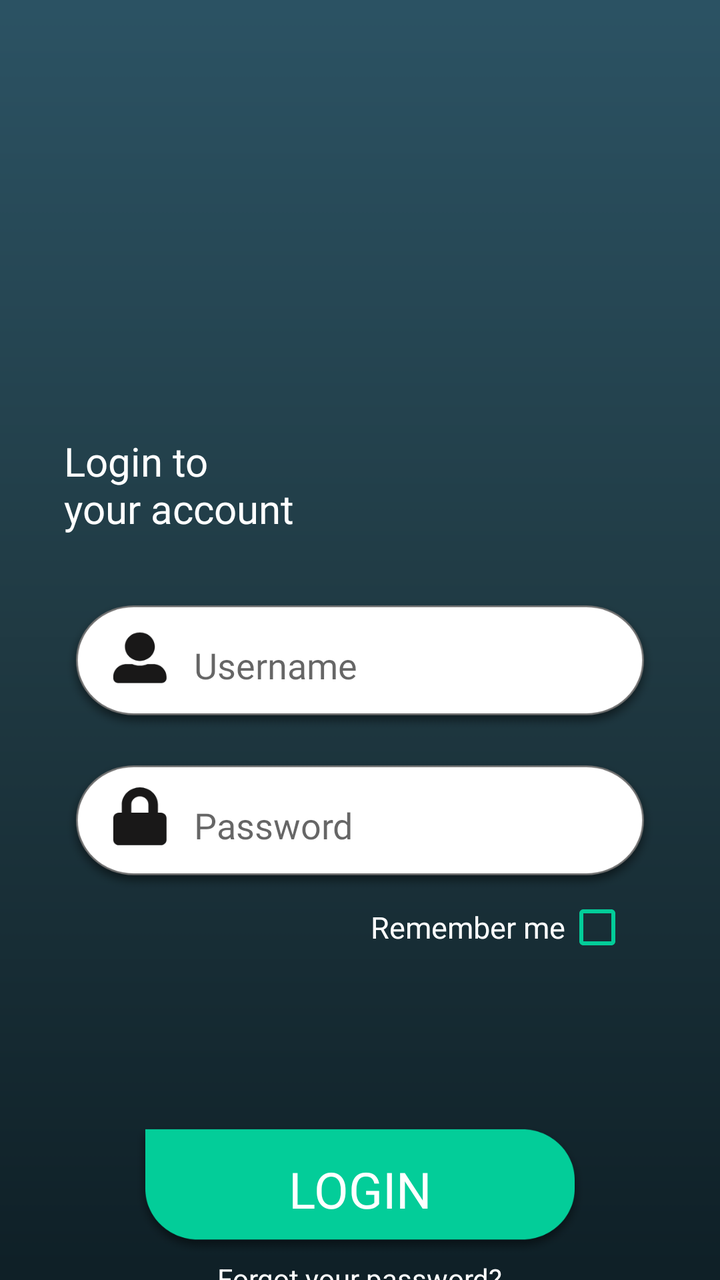
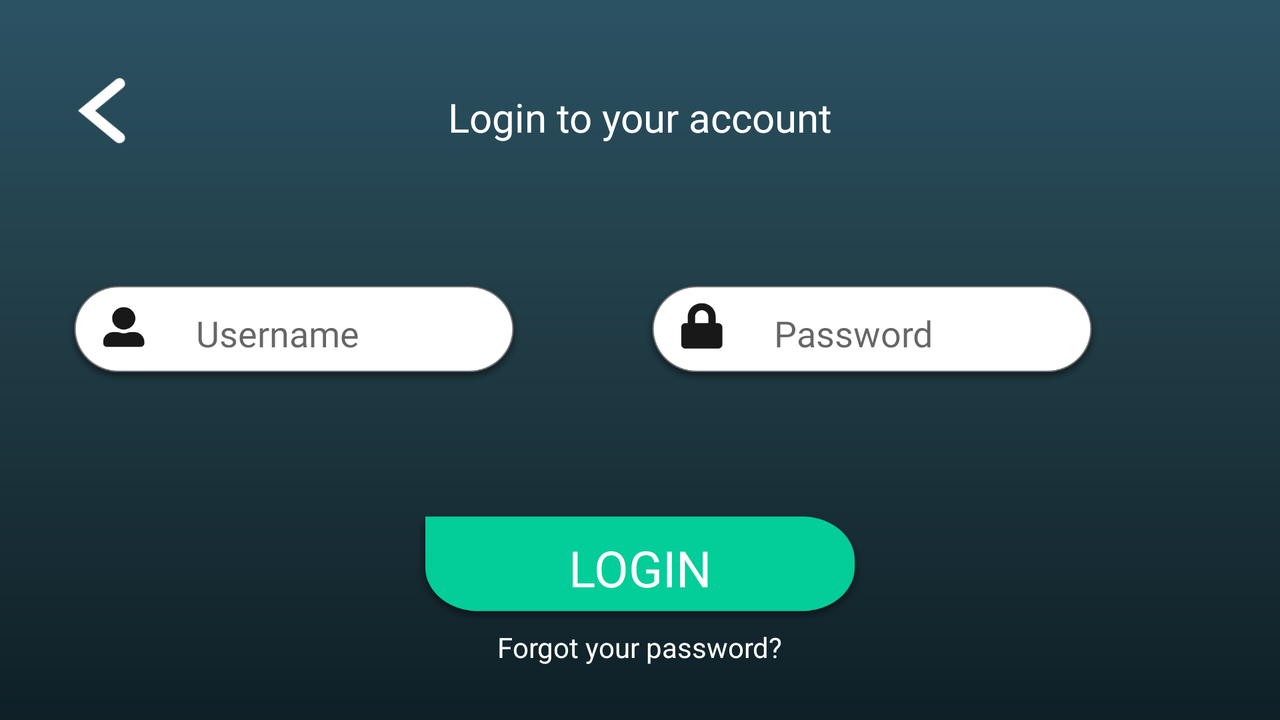

First picture: res/layout/ on a phone held upright. Second picture: the repository's own variant of that layout, on a device whose configuration matches the variant's folder. Source for both follows.
<!-- AndroidManifest.xml: application theme AppTheme -->
<!-- res/layout/activity_loginscreen.xml -->
<?xml version="1.0" encoding="utf-8"?>
<androidx.constraintlayout.widget.ConstraintLayout
    xmlns:android="http://schemas.android.com/apk/res/android"
    xmlns:app="http://schemas.android.com/apk/res-auto"
    xmlns:tools="http://schemas.android.com/tools"
    android:layout_width="match_parent"
    android:layout_height="match_parent"
    android:background="@drawable/background"
    tools:context=".MainActivity"
    android:orientation="vertical">


    <Button
        android:id="@+id/btn_back"
        android:layout_width="40dp"
        android:layout_height="35dp"
        android:layout_marginStart="32dp"
        android:background="@drawable/ic_arrow_back_black_24dp"
        app:layout_constraintStart_toStartOf="parent"
        app:layout_constraintTop_toTopOf="parent"
        android:layout_marginTop="32dp"/>

    <TextView
        android:id="@+id/txt_logo"
        android:layout_width="wrap_content"
        android:layout_height="wrap_content"
        android:fontFamily="@font/arbfonts_abdo_master_medium"
        android:text="Login to\nyour account"
        android:textColor="@color/colorWhite"
        android:textSize="20sp"
        app:layout_constraintStart_toStartOf="@+id/btn_back"
        app:layout_constraintTop_toBottomOf="@+id/btn_back"
        android:paddingTop="150dp"/>


    <EditText
        android:id="@+id/etxt_username"
        android:layout_width="300dp"
        android:layout_height="70dp"
        android:background="@drawable/username"
        android:fontFamily="@font/arbfonts_abdo_master_medium"
        android:hint="Username"
        android:inputType="text"
        android:paddingLeft="67dp"
        android:paddingRight="25dp"
        android:textColor="@color/colorBlack"
        android:textSize="18sp"
        app:layout_constraintRight_toRightOf="parent"
        app:layout_constraintLeft_toLeftOf="parent"
        app:layout_constraintTop_toBottomOf="@+id/txt_logo"
        android:layout_marginTop="30dp"/>

    <EditText
        android:id="@+id/etxt_password"
        android:layout_width="300dp"
        android:layout_height="70dp"
        android:background="@drawable/password"
        android:fontFamily="@font/arbfonts_abdo_master_medium"
        android:hint="Password"
        android:inputType="textPassword"
        android:paddingLeft="67dp"
        android:layout_marginTop="10dp"
        android:paddingRight="25dp"
        android:textColor="@color/colorBlack"
        android:textSize="18sp"
        app:layout_constraintRight_toRightOf="parent"
        app:layout_constraintLeft_toLeftOf="parent"
        app:layout_constraintTop_toBottomOf="@+id/etxt_username"/>

    <CheckBox
        android:id="@+id/cb_remeber"
        android:layout_width="wrap_content"
        android:layout_height="wrap_content"
        android:buttonTint="@color/colorGreen"
        android:fontFamily="@font/arbfonts_hacen_samra_it"
        android:layoutDirection="rtl"
        android:text="Remember me"
        android:textColor="@color/colorWhite"
        android:textSize="15sp"
        app:layout_constraintRight_toRightOf="parent"
        app:layout_constraintLeft_toLeftOf="parent"
        app:layout_constraintTop_toBottomOf="@+id/etxt_password"
        android:layout_marginLeft="140dp"/>



    <Button
        android:id="@+id/btn_login"
        android:layout_width="230dp"
        android:layout_height="70dp"
        android:background="@drawable/btn_login"
        android:fontFamily="@font/arbfonts_abdo_master_regular"
        android:text="Login"
        android:textColor="@color/colorWhite"
        android:textSize="25dp"
        app:layout_constraintRight_toRightOf="parent"
        app:layout_constraintLeft_toLeftOf="parent"
        app:layout_constraintTop_toBottomOf="@+id/cb_remeber"
        android:layout_marginTop="80dp"/>

    <TextView
        android:id="@+id/tvForgot"
        android:layout_width="wrap_content"
        android:layout_height="wrap_content"
        android:text="Forgot your password?"
        android:textColor="@color/colorWhite"
        android:textSize="14sp"
        app:layout_constraintRight_toRightOf="parent"
        app:layout_constraintLeft_toLeftOf="parent"
        app:layout_constraintTop_toBottomOf="@+id/btn_login"/>

</androidx.constraintlayout.widget.ConstraintLayout>
<!-- resources referenced by this layout -->
<resources>
  <color name="colorBlack">#070707</color>
  <color name="colorGreen">#03CD99</color>
  <color name="colorWhite">#FFFFFF</color>
  <!-- drawable background: png bitmap (drawable-hdpi, 16109 bytes) -->
  <!-- drawable btn_login: png bitmap (drawable-hdpi, 6219 bytes) -->
  <!-- drawable password: png bitmap (drawable-hdpi, 9111 bytes) -->
  <!-- drawable username: png bitmap (drawable-hdpi, 9170 bytes) -->
  <style name="AppTheme" parent="Theme.AppCompat.DayNight.DarkActionBar">
          
          <item name="colorPrimary">@color/colorPrimary</item>
          <item name="colorPrimaryDark">@color/colorPrimaryDark</item>
          <item name="colorAccent">@color/colorAccent</item>
      </style>
  <color name="colorPrimary">#008577</color>
  <color name="colorPrimaryDark">#00574B</color>
  <color name="colorAccent">#D81B60</color>
</resources>
<!-- res/layout-land/activity_loginscreen.xml (the repository's variant of the layout above) -->
<!-- drawn on the phone turned sideways -->
<?xml version="1.0" encoding="utf-8"?>
<RelativeLayout
    xmlns:android="http://schemas.android.com/apk/res/android"
    xmlns:app="http://schemas.android.com/apk/res-auto"
    xmlns:tools="http://schemas.android.com/tools"
    android:layout_width="match_parent"
    android:layout_height="match_parent"
    android:background="@drawable/background"
    tools:context=".MainActivity">


    <Button
        android:id="@+id/btn_back"
        android:layout_width="25dp"
        android:layout_height="35dp"
        android:layout_marginLeft="39dp"
        android:layout_marginTop="38dp"
        android:background="@drawable/btn_back" />

    <TextView
        android:id="@+id/txt_logo"
        android:layout_width="wrap_content"
        android:layout_height="wrap_content"
        android:layout_centerHorizontal="true"
        android:layout_marginLeft="53dp"
        android:layout_marginTop="45dp"
        android:fontFamily="@font/arbfonts_abdo_master_medium"
        android:text="Login to your account"
        android:textColor="@color/colorWhite"
        android:textSize="20sp" />


    <EditText
        android:id="@+id/etxt_username"
        android:layout_width="232dp"
        android:layout_height="55dp"
        android:layout_below="@+id/txt_logo"
        android:layout_alignParentStart="true"
        android:layout_alignParentLeft="true"
        android:layout_marginStart="31dp"
        android:layout_marginLeft="31dp"
        android:layout_marginTop="67dp"
        android:background="@drawable/username"
        android:fontFamily="@font/arbfonts_abdo_master_medium"
        android:hint="Username"
        android:inputType="text"
        android:paddingLeft="67dp"
        android:paddingRight="25dp"
        android:textColor="@color/colorBlack"
        android:textSize="18dp" />

    <EditText
        android:id="@+id/etxt_password"
        android:layout_width="232dp"
        android:layout_height="55dp"
        android:layout_below="@id/txt_logo"
        android:layout_marginLeft="320dp"
        android:layout_marginTop="67dp"
        android:background="@drawable/password"
        android:fontFamily="@font/arbfonts_abdo_master_medium"
        android:hint="Password"
        android:inputType="textPassword"
        android:paddingLeft="67dp"
        android:paddingRight="25dp"
        android:textColor="@color/colorBlack"
        android:textSize="18dp" />

    <Button
        android:id="@+id/btn_login"
        android:layout_width="230dp"
        android:layout_height="60dp"
        android:layout_centerHorizontal="true"
        android:layout_below="@+id/etxt_password"
        android:layout_marginTop="60dp"
        android:background="@drawable/btn_login"
        android:fontFamily="@font/arbfonts_abdo_master_regular"
        android:text="Login"
        android:textColor="@color/colorWhite"
        android:textSize="25dp" />

    <TextView
        android:id="@+id/tv_Forgot"
        android:layout_width="wrap_content"
        android:layout_height="wrap_content"
        android:layout_centerHorizontal="true"
        android:layout_below="@+id/btn_login"
        android:text="Forgot your password?"
        android:textColor="@color/colorWhite"
        android:textSize="14sp" />

</RelativeLayout>
<!-- resources referenced by the variant -->
<!-- as the phone turned sideways resolves them -->
<resources>
  <color name="colorBlack">#070707</color>
  <color name="colorWhite">#FFFFFF</color>
  <!-- drawable background: png bitmap (drawable-hdpi, 16109 bytes) -->
  <!-- drawable btn_back: png bitmap (drawable-hdpi, 952 bytes) -->
  <!-- drawable btn_login: png bitmap (drawable-hdpi, 6219 bytes) -->
  <!-- drawable password: png bitmap (drawable-hdpi, 9111 bytes) -->
  <!-- drawable username: png bitmap (drawable-hdpi, 9170 bytes) -->
  <style name="AppTheme" parent="Theme.AppCompat.DayNight.DarkActionBar">
          
          <item name="colorPrimary">@color/colorPrimary</item>
          <item name="colorPrimaryDark">@color/colorPrimaryDark</item>
          <item name="colorAccent">@color/colorAccent</item>
      </style>
  <color name="colorPrimary">#008577</color>
  <color name="colorPrimaryDark">#00574B</color>
  <color name="colorAccent">#D81B60</color>
</resources>
